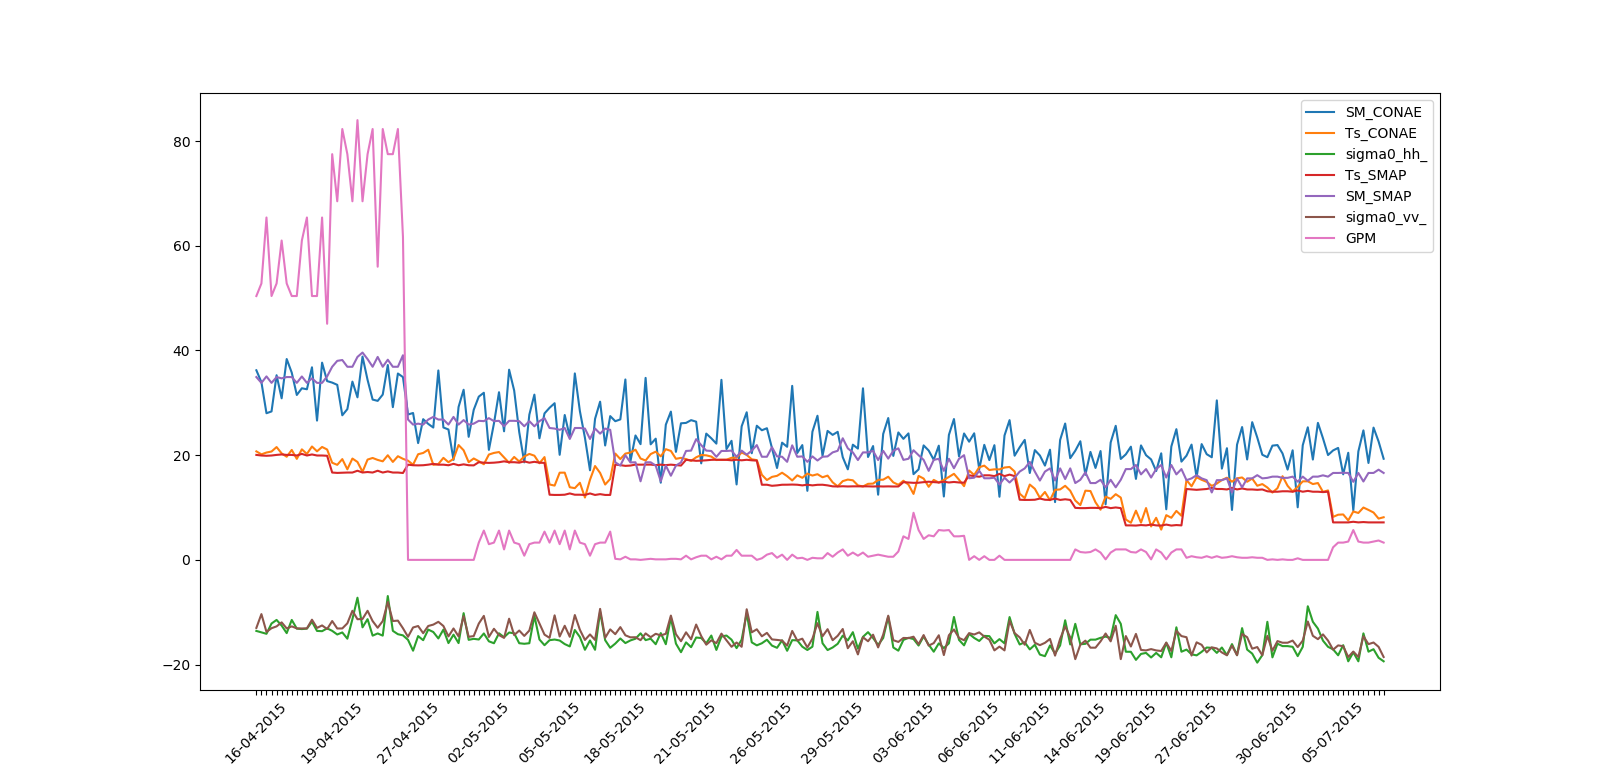

Write the Python code that produced this figure.
#!/usr/bin/env python3
# -*- coding: utf-8 -*-
"""
Created on Wed Jun  6 05:57:59 2018

@author: gag

Script that reads a .CSV file with measurements of different variables,
converts the range of each variables and obtains the graph of temporal evolution

"""

import pandas as pd
import matplotlib.pyplot as plt
import numpy as np
import seaborn as sns
import statistics
from scipy import stats



if __name__== "__main__":

    path = "/.../"
    nameFile = "file.csv"
    file = path+nameFile

    data = pd.read_csv(file, sep=',', decimal=",")


    data['SM_CONAE'] = data['SM_CONAE']*100
    data['SM_SMAP'] = data['SM_SMAP']*100
    data['Ts_SMAP'] = data['Ts_SMAP']-273.15
    data['sigma0_hh_'] = 10*np.log10(data['sigma0_hh_'])
    data['sigma0_vv_'] = 10*np.log10(data['sigma0_vv_'])

    data.GPM = data.GPM * 0.1

    del data['wkt_geom']
    del data['ID_DISPOSI']


    data = data.fillna('')


    fig, ax = plt.subplots()
    data.plot(ax=ax, xticks=data.index, rot=45)
    tick_idx = plt.xticks()[0]
    year_labels = data.Date[tick_idx].values
    ax.xaxis.set_ticklabels(year_labels)

    plt.show()
 
